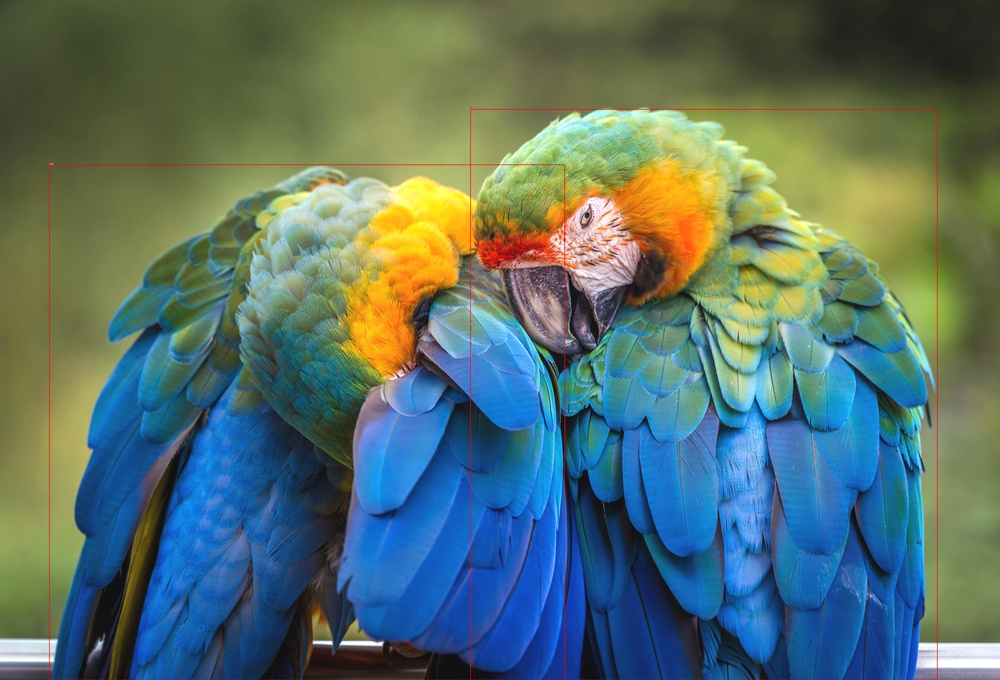
#> input picture inference/img_0.jpg, 1000 x 680 px, shrunk from 5103 x 3468 before the run
$ python -i filter.py   (imports and definitions only)
#> lines starting #> are read from the running program, lines starting #| are printed output that depends on the picture
import cv2
import numpy as np
from PIL import Image, ImageEnhance

originalValues = np.array([0, 50, 100, 150, 200, 255])


def Image2Grayscale(img):
    return cv2.cvtColor(img, cv2.COLOR_RGB2GRAY)


# [64 lines left out: functions changesSharpness, changesContrast, changesBrightness, changesSaturation, originImage, vio01Filter, not called in this run]


def yellowFilter(img, angle=0, areFlip=False):

#> called with angle = 0, areFlip = False
    redValues = np.array([0, 80, 150, 190, 250, 255])
    blueValues = np.array([0, 0, 0, 0, 0, 0])
    allValues = np.arange(0, 256)

    redLookupTable = np.interp(allValues, originalValues, redValues)
    blueLookupTable = np.interp(allValues, originalValues, blueValues)
    allValues = np.arange(0, 256)
    redLookupTable = np.interp(allValues, originalValues, redValues)
    blueLookupTable = np.interp(allValues, originalValues, blueValues)

    B, G, R = cv2.split(img)
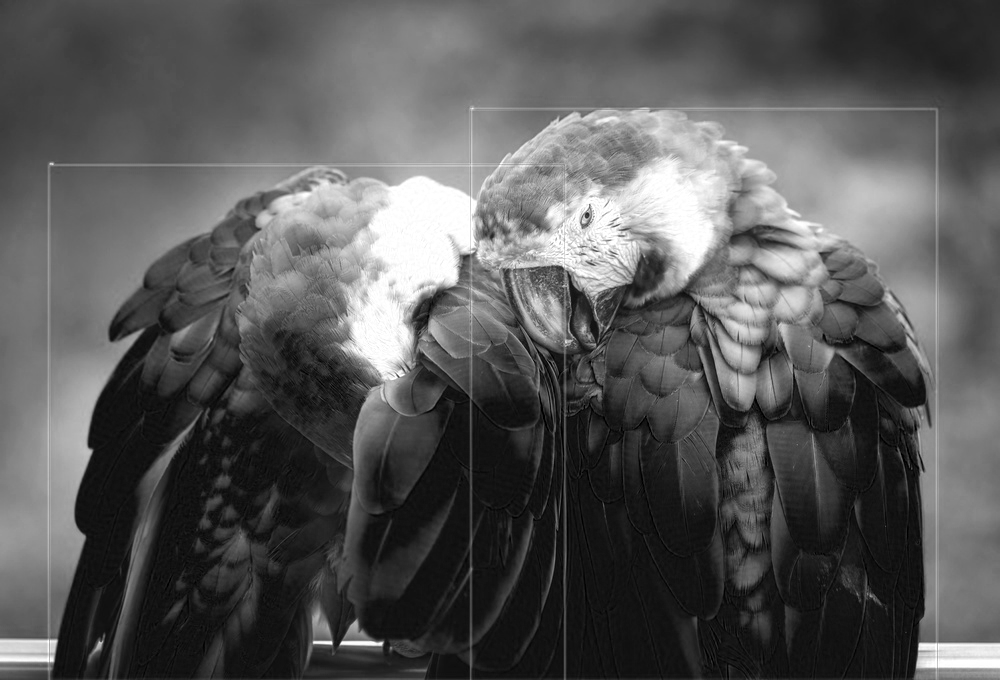
#> B: shape (680, 1000); min 0, max 255, mean 88
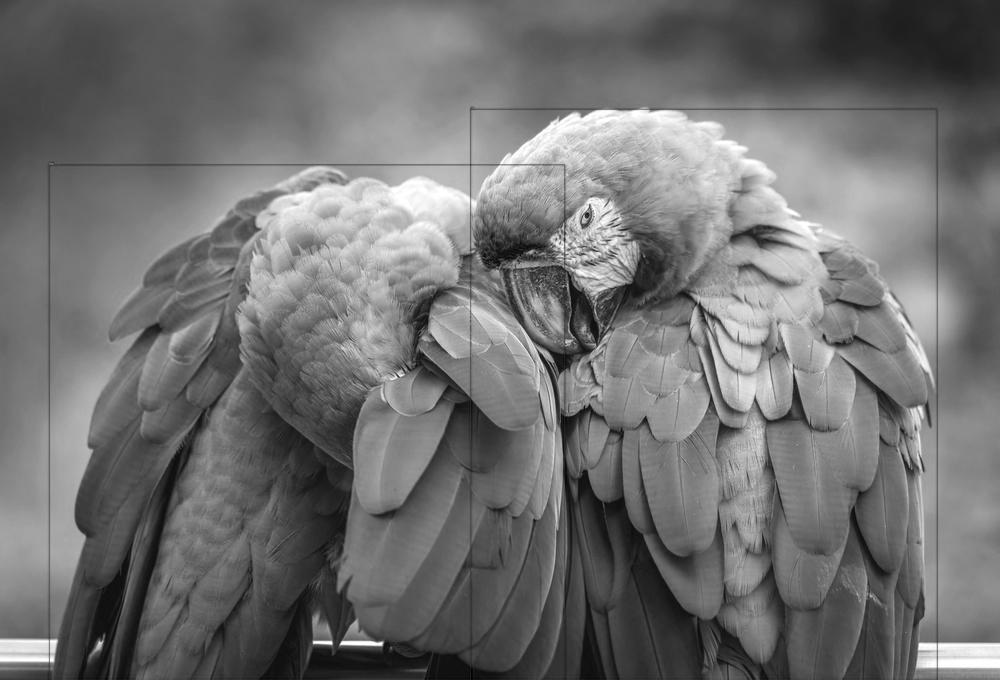
#> G: shape (680, 1000); min 0, max 255, mean 113.1
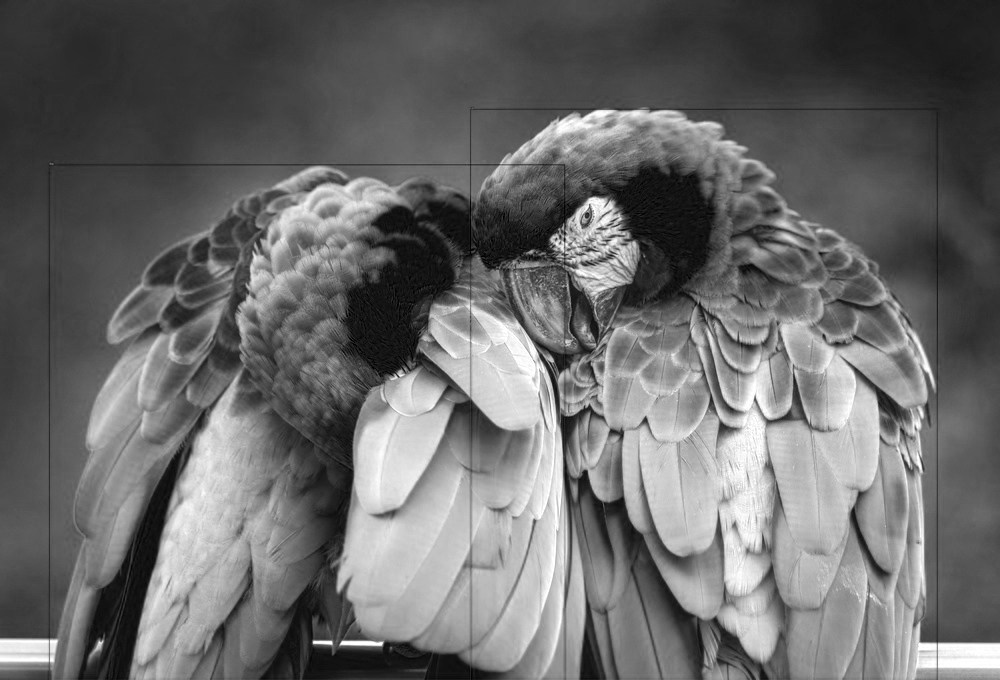
#> R: shape (680, 1000); min 0, max 255, mean 106.1
    R = cv2.LUT(R, redLookupTable)
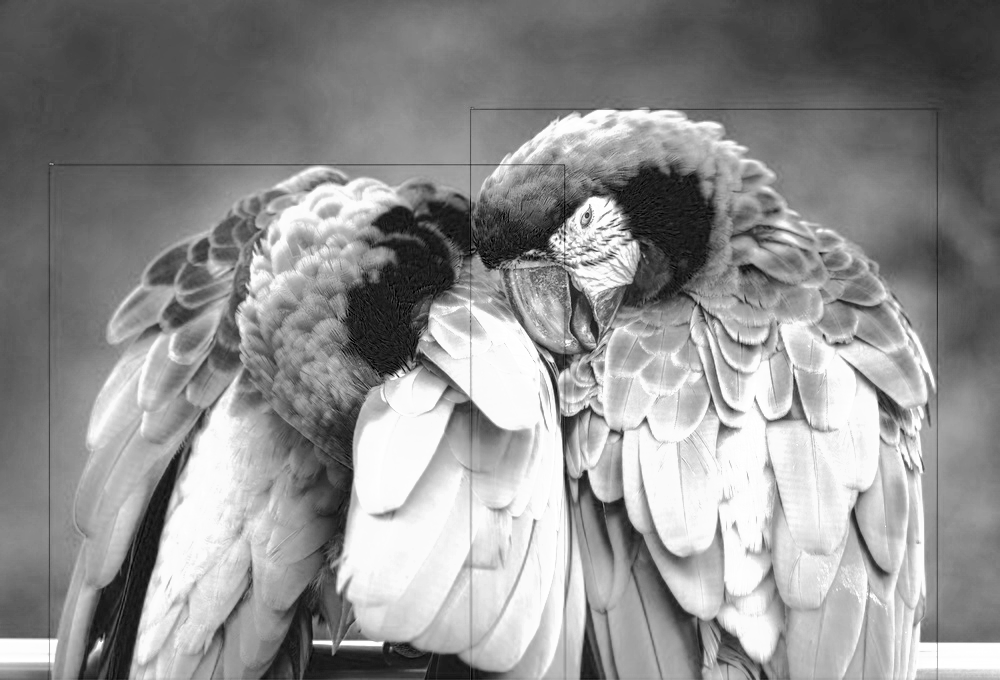
#> R: shape (680, 1000) float64; min 0, max 255, mean 143.7
    R = np.uint8(R)

    B = cv2.LUT(B, blueLookupTable)
#> B: shape (680, 1000) float64; every value is 0
    B = np.uint8(B)
#> B: shape (680, 1000); every value is 0
    img = cv2.merge([B, G, R])
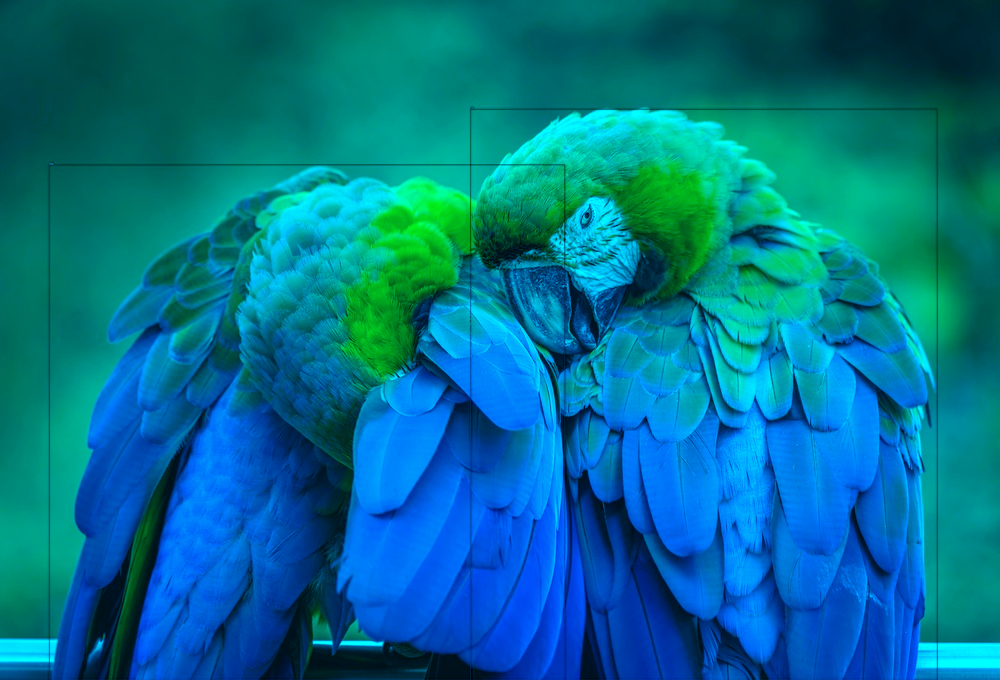
#> img: shape (680, 1000, 3); mean R, G, B 0, 113.1, 143.3
    height, width = img.shape[:2]
#> height = 680; width = 1000
    center = (width/2, height/2)
#> center = (500, 340)
    rotate_matrix = cv2.getRotationMatrix2D(
        center=center, angle=angle, scale=1)
#> rotate_matrix = [[1, 0, 0], [0, 1, 0]]
    rotated_image = cv2.warpAffine(
        src=img, M=rotate_matrix, dsize=(width, height))
    if areFlip is True:
        rotated_image = cv2.flip(rotated_image, 1)
    return rotated_image


# [216 lines left out: functions greenFilter, redFilter, purpleFilter, blueFilter, RedAndBlueFilter, GreenAndBlueFilter and 3 more, not called in this run]

# [7 lines of commented-out code are left out]

>>> import cv2
>>> picture = cv2.cvtColor(cv2.imread('../inference/img_0.jpg'), cv2.COLOR_BGR2RGB)
>>> result = yellowFilter(picture)

$ run again, on inference/img_10.jpg
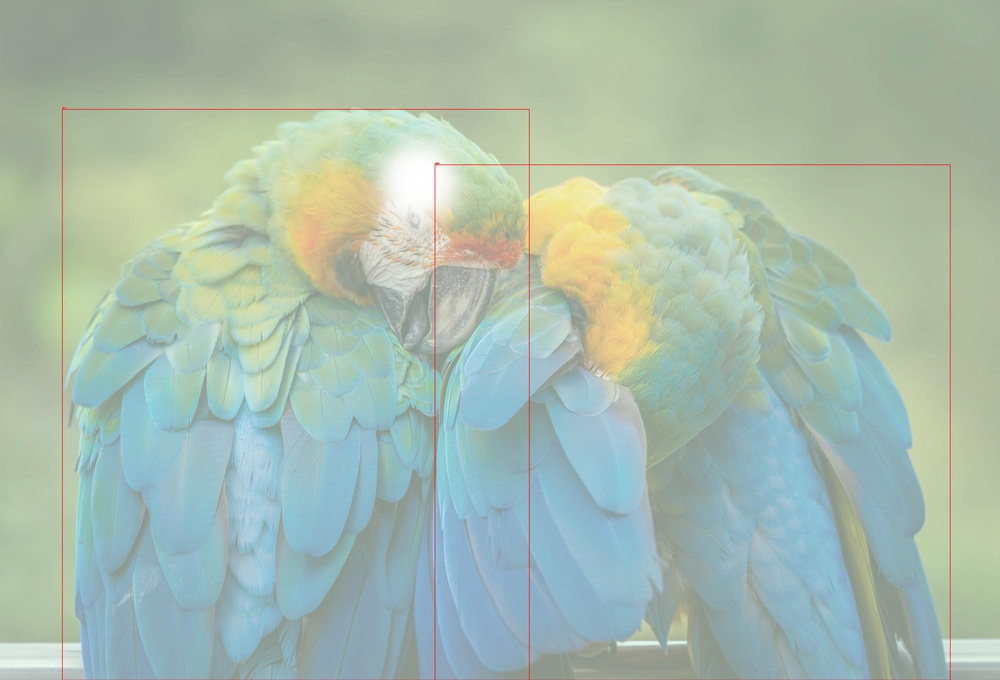
#> input picture inference/img_10.jpg, 1000 x 680 px, shrunk from 5103 x 3468 before the run
#> in yellowFilter, `R = cv2.LUT(R, redLookupTable)`:
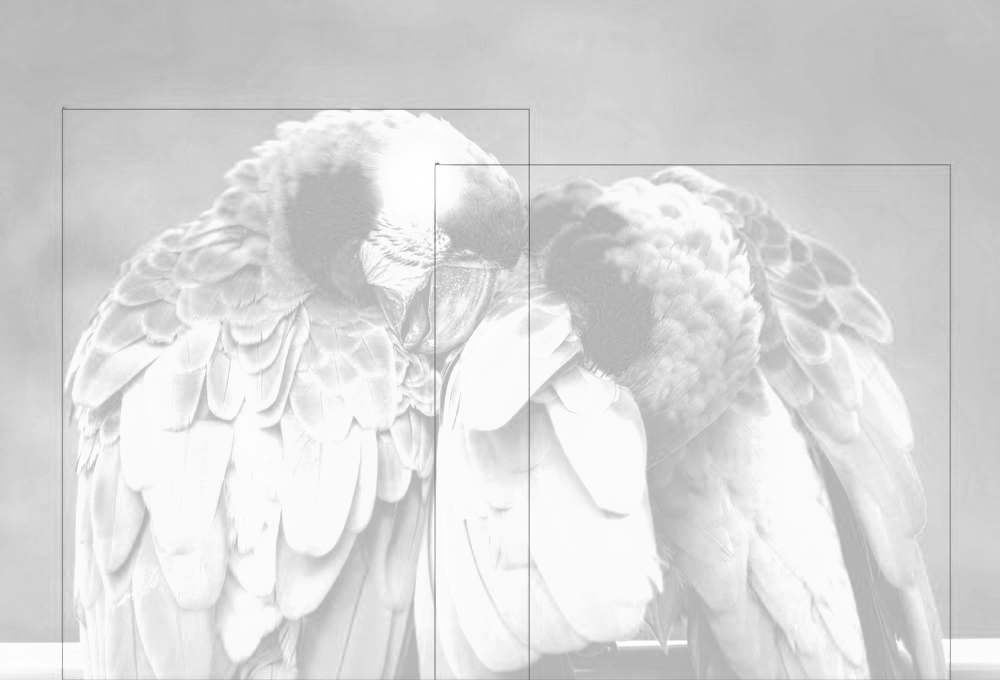
#> R: shape (680, 1000) float64; min 95.4, max 255, mean 216.8
#> in yellowFilter, `img = cv2.merge([B, G, R])`:
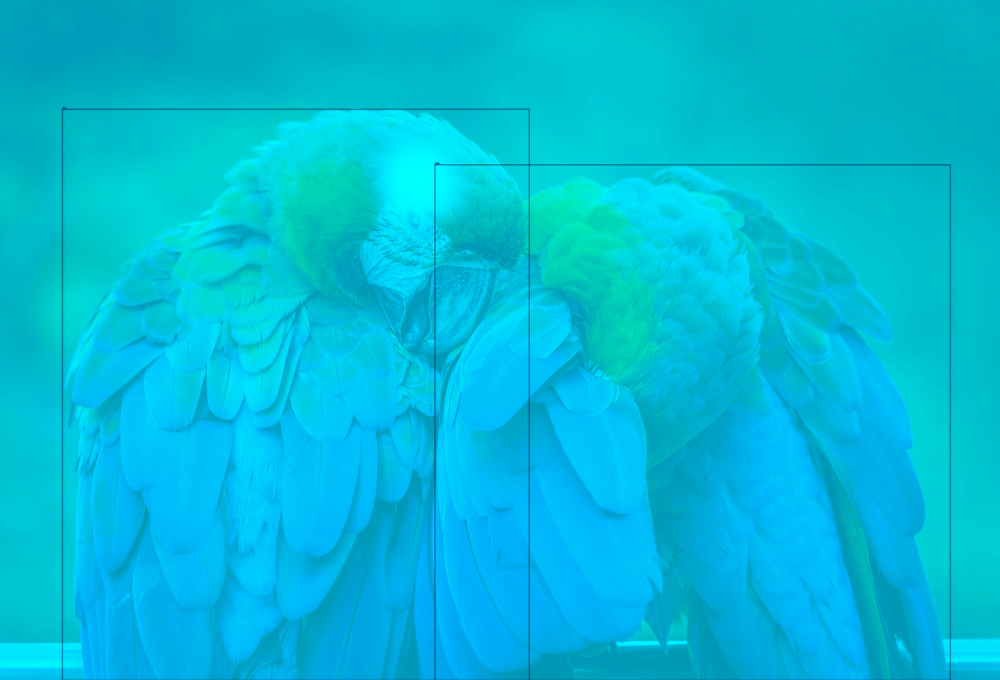
#> img: shape (680, 1000, 3); mean R, G, B 0, 187.4, 216.4
